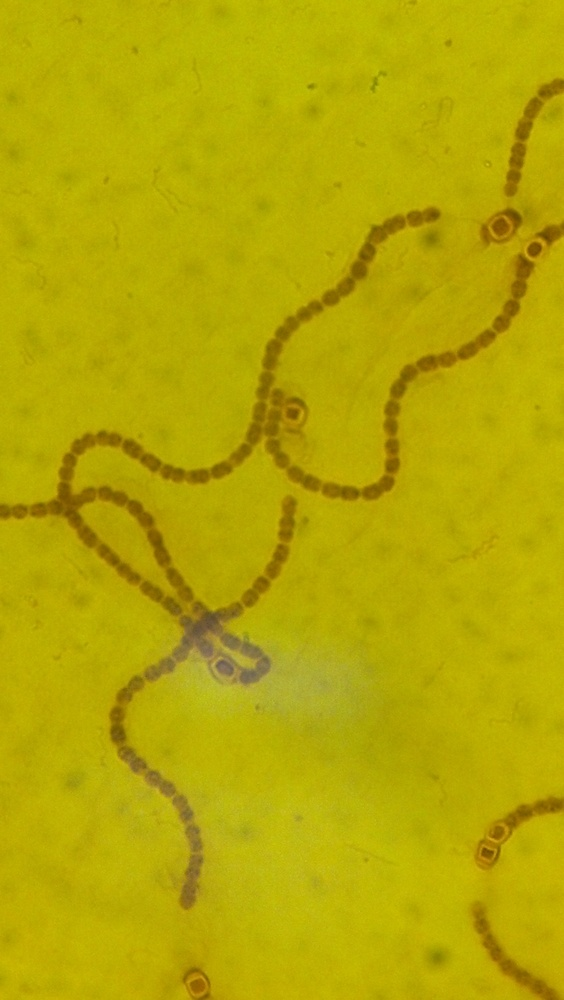
#> input picture subfolder/IMG_20140504_161239_584.jpg, 564 x 1000 px, shrunk from 1840 x 3264 before the run, found by its file name
$ jupyter execute --allow-errors ImgProc1.ipynb   (shell and % lines are left out)   (Python 2 division)   (older library calls are emulated)
#> lines starting #> are read from the running program, lines starting #| are printed output that depends on the picture; after the words box and inside, x2 and y2 are one past the last pixel; in counts of white or black regions, pixels touching at a corner belong together
# Code for DIYbio-Boston

Help code for Boston's Open-Source Science Lab, BOSSlab.

Do-it-Yourslef Biology (DIYbio) is taking off across the country. Insert Map.

Come check it out us out in Sommerville, it's open to the public. What's going to be really powerful here is code and automation: We don't have fancy robots or lab monkeys so we have to build our own. What's great about code is once implemented at BOSS, we can share freely with others across the world at no cost, allowing them to build off (This doesn't happen with equipment.)


<div>
<div style="width:20%;float:left">
    <div style="margin:10px; margin-top:60px">  </img> </div>
    <div style="margin:10px"> <p> BOSSlab's research microscope panning over agar dish </p></div>
</div>
<div style="width:40%;float:left; margin:10px">
<h3> Hardware Components </h3>
<p> Mary Tsang is a hybrid of sorts, specializing in both Biology and Art. She spent a good chunk of her college career in rainforest research and self-taught hydroponics, and has developed a passion for "do-it-yourself" biology. Since graduation, she has embarked on a documentary journey with filmmaker Benjamin Welmond. This documentary seeks to analyze the social, political, and philosophical underpinnings of DIY Biology and Bio-Art. While the documentary is in post-production mode, Mary hopes to further her career in biological research, seeking laboratory assistant/technician positions.
</p>
</div>
<div style="width:30%;float:right;margin:10px; margin-top:60px"> </img> </div>
</div>

### Images -> Data

The goal is to take pictures below and use image processing to output results: mainly distinguish between two types of cells: vegetative and heterocyst.

These guys organize in a pattern that forms naturally in the simplest organisms - cyanobacteria. We know how to add DNA to bacteria, so can we engineer a change in the pattern, and build our own?

The normal form form for data storage goes something like this
<table style="border:hidden;align-content:center;">
<tr>
<td> <b> Img Data Collection </b> </td>
<td> </td>
<td> <b> Image Processing </b> </td>
<td> <b> Advanced Img Proc </b> </td>
</tr>

<tr style="border:hidden">
<td>
    <table>
    <tr>
    <!-- <td>
    <td> Pic No. </td>
    <td> XYpos </td>
    <td> Time from Induction </td>
    </tr>
    <tr>
    <td> 000387 </td>
    <td> {1.9876, 2.3456} </td>
    <td> + 3:07 </td>
    </tr>
    <tr>
    <td> 000388 </td>
    <td> {1.9879, 2.3456} </td>
    <td> + 3:09 </td>
    </tr>
    <tr>
    <td> ... </td>
    <td> ... </td>
    <td> ... </td>
    </tr>
    </table>
</td>
<td> --- Left Join --> </td>
<td>
    <table>
    <tr>
    <td> Pic No. </td>
    <td> NumCells </td>
    <td> NumVegetative </td>
    <td> NumHeterocysts </td>
    </tr>
    <tr>
    <td> 000387 </td>
    <td> 70 </td>
    <td> 66 </td>
    <td> 4 </td>
    </tr>
    <tr>
    <td> 000388 </td>
    <td> 99 </td>
    <td> 82 </td>
    <td> 17 </td>
    </tr>
    <tr>
    <td> ... </td>
    <td> ... </td>
    <td> ... </td>
    <td> ... </td>
    </tr>
    </table
</td>
<td>
<p> Strand Id's, </p>
<p> cells dividing </p>
<p> spacing pattern </p>
</td>
</tr>
</table>

[cell 1]
import sklearn
import skimage
from skimage import io
from matplotlib import pyplot as plt

[cell 2]
img1 = skimage.io.imread("C:/users/wsutt_000/desktop/py/ipy4.27/subfolder/IMG_20140504_161239_584.jpg")
#> img1 is the input picture: shape (1000, 564, 3); mean R, G, B 180.8, 167.5, 3.9
img2 = skimage.io.imread("subfolder/IMG_20140504_161309_413.jpg")
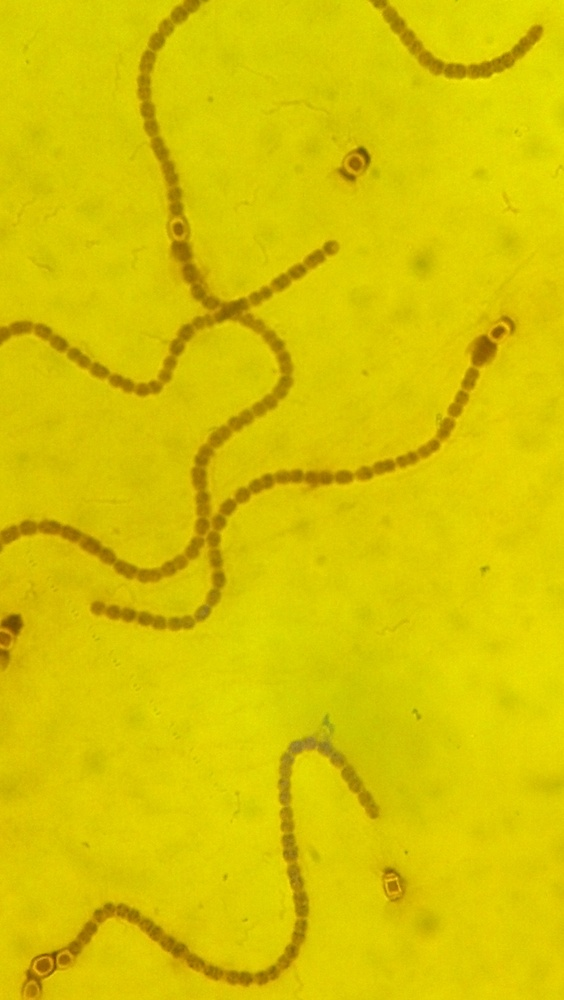
#> input picture subfolder/IMG_20140504_161309_413.jpg, 564 x 1000 px, shrunk from 1840 x 3264 before the run
#> img2 is the input picture: shape (1000, 564, 3); mean R, G, B 214.6, 197.2, 1.7

f, (plt1,plt2) = plt.subplots(nrows=1,ncols=2, figsize = (14,14))

# plt.autoscale(False)
# plt.subplots.figsize = (15,12)
plt1.imshow(img1)
plt2.imshow(img2)

f.show()

#### Grayscale

[cell 3]
img1t = skimage.color.rgb2gray(img1)
plt.imshow(img1t,cmap='gray')

[cell 4]
skimage.io.imsave('subfolder/save_img1t.jpg',img1t)

#### Sobel edge detection

[cell 5]
from skimage.filter import sobel

[cell 6]
plt.figure(figsize=(14,20))
f, (plt1,plt2, plt3) = plt.subplots(nrows = 1, ncols=3, figsize = (9,9))

plt1.imshow(sobel(img1[...,0]),cmap='gray')
plt2.imshow(sobel(img1[...,1]),cmap='gray')
plt3.imshow(sobel(img1t),cmap='gray')

f.show()

[cell 7]
plt.imshow(-1*sobel(img1t),cmap='gray')

#### Clear Borders

[cell 8]
from skimage.segmentation import clear_border

#> (a cell that did not finish here is left out)

[cell 10]
cb1 = clear_border(img1t,buffer_size=20)
#> cb1: shape (1000, 564) float64; every value is 0

[cell 11]
plt.imshow(cb1)

#### New Technique

[cell 12]
from skimage.filter import  threshold_otsu, rank
from skimage.morphology import disk

[cell 13]
local = skimage.filter.rank.otsu(img1t,disk(15))
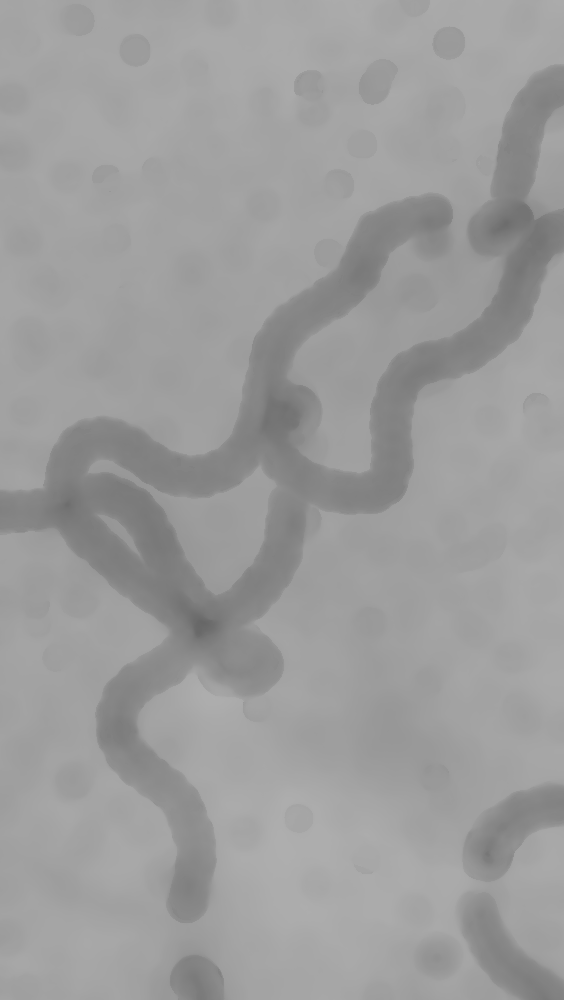
#> local: shape (1000, 564); min 103, max 174, mean 156.3

[cell 14]
plt.imshow(local)

[cell 15]
from skimage.filter import canny

[cell 16]
#try using
for i in range(1,5):
    canny1a = canny(img1t,sigma = i)
    print i, canny1a.cumsum()
#> this loop made 4 passes
#> (printed output is left out)
#> pass 1, `canny1a = canny(img1t,sigma = i)`:
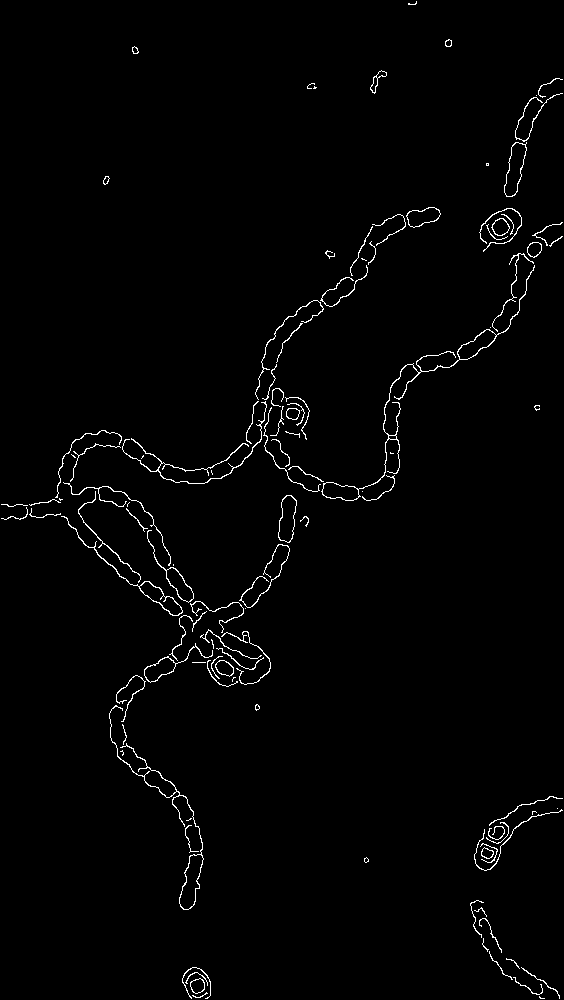
#> canny1a: shape (1000, 564) bool; 1.5% white in thin lines or dots
#> after the loop: canny1a: shape (1000, 564) bool; every value is 0

[cell 17]
for i in range(2,10, 2):

    canny1a = canny(img1t,sigma = i/100)

    f, (plt1,plt2) = plt.subplots(nrows=1,ncols=2, figsize = (10,10))

    plt1.imshow(img1t,cmap='gray')
    plt2.imshow(canny1a,cmap='gray')

    print i/100
    f.show()
#> this loop made 4 passes
#> pass 1, `canny1a = canny(img1t,sigma = i/100)`:
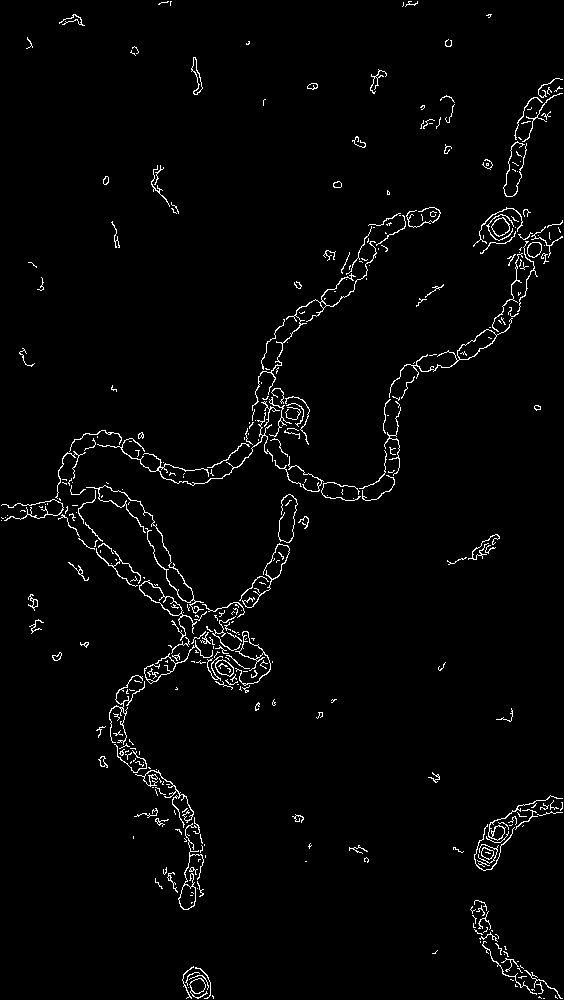
#> canny1a: shape (1000, 564) bool; 2.3% white in thin lines or dots

[cell 18]
print img1t.shape
#| (1000, 564)
print img1t
#> (printed output is left out)
plt.imshow(img1t,cmap='gray')

[cell 19]
skimage.filter.threshold_otsu(img1t)
#> Out = 0.538

[cell 20]
otsu_thresh = skimage.filter.threshold_otsu(img1t)
#> otsu_thresh = 0.538
otsu_img1t = img1t > otsu_thresh
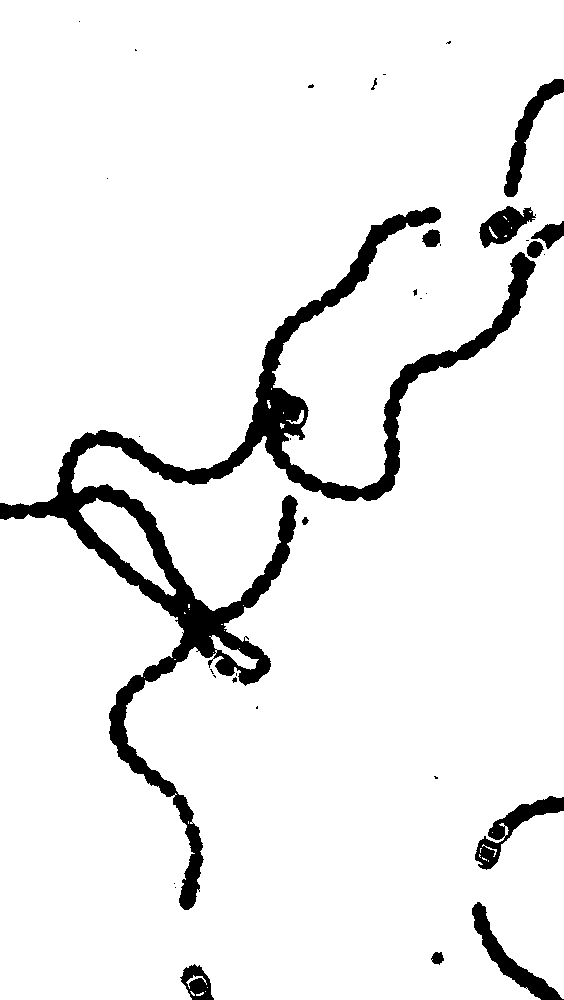
#> otsu_img1t: shape (1000, 564) bool; 92.9% white; 34 black regions (22 under 20 px), largest, box (x1, y1, x2, y2) and area: (0, 207, 536, 910) 31677, (472, 902, 564, 1000) 1904, (475, 796, 564, 870) 1784
plt.figure(figsize = (10,10))
plt.imshow(otsu_img1t,cmap='gray')

[cell 21]
from skimage.morphology import medial_axis

[cell 22]
myaxis = medial_axis(otsu_img1t,return_distance = True)
# print myaxis.cumsum()
print myaxis
#> (printed output is left out)
f,(plt0, plt1,plt2) = plt.subplots(nrows = 1,ncols = 3)
plt0.imshow(otsu_img1t,cmap='gray')
plt1.imshow(myaxis[0],cmap='gray')
plt2.imshow(myaxis[1],cmap='gray')
f.show()

[cell 23]
plt.imshow(myaxis[1],cmap='gray')
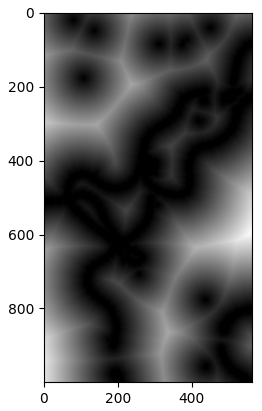
#> figure drawn by matplotlib, 1 panel

[cell 24]
otsu_thresh = skimage.filter.threshold_otsu(myaxis[1])
#> otsu_thresh = 61.01
otsu_thresh
#> Out = 61.01

[cell 25]
otsu_thresh = 30  #thresh needs to be much lower
otsu_myaxis = myaxis[1]> otsu_thresh
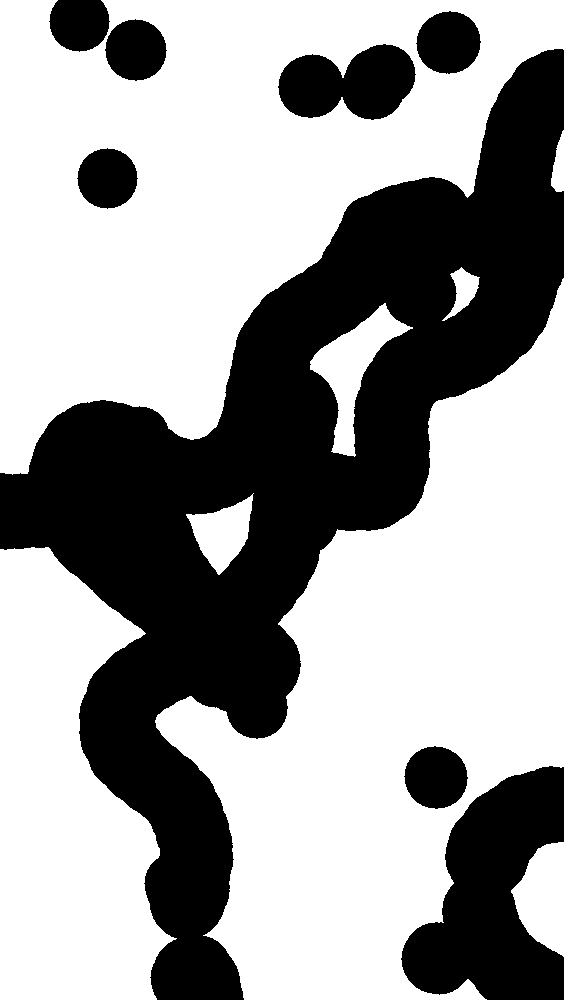
#> otsu_myaxis: shape (1000, 564) bool; 62.1% white; 8 black regions, largest, box (x1, y1, x2, y2) and area: (0, 49, 564, 1000) 168577, (401, 766, 564, 1000) 23093, (278, 44, 416, 120) 7424
print otsu_myaxis
#> (printed output is left out)
plt.figure(figsize=(10,10))
plt.imshow(otsu_myaxis,cmap='gray')

#> (a cell that did not finish here is left out)

#> (a cell that did not finish here is left out)

[cell 28]
mymedial = medial_axis(otsu_myaxis,return_distance=True)

[cell 29]
plt.imshow(mymedial[0],cmap='gray')
plt.show()
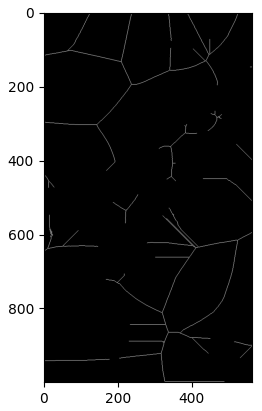
#> figure drawn by matplotlib, 1 panel
plt.imshow(mymedial[1],cmap='gray')
plt.show()
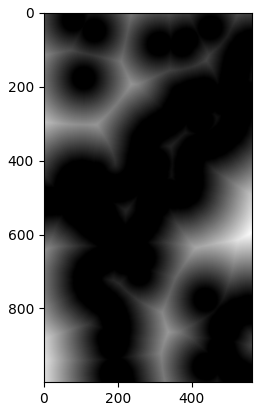
#> figure drawn by matplotlib, 1 panel

[cell 30]
from skimage.segmentation import clear_border

[cell 31]
otsu_thresh = skimage.filter.threshold_otsu(img1t)
#> otsu_thresh = 0.538
otsu_img1t = img1t > otsu_thresh
plt.figure(figsize = (3,3))
plt.imshow(otsu_img1t,cmap='gray')
plt.show()
print otsu_img1t
#> (printed output is left out)
print otsu_img1t.cumsum()
#> (printed output is left out)

[cell 32]
jose = ((otsu_img1t * 1) - 1) * -1
plt.imshow(jose,cmap='gray')
jose.cumsum()

[cell 33]
plt.imshow(img1t)

[cell 34]
skimage.io.imsave("subfolder/img1t.jpg",img1t)

#> (a cell that did not finish here is left out)

[cell 36]
wimg = None
#> (the rest of this cell did not finish here and is left out)

[cell 37]
from skimage.morphology import skeletonize

[cell 38]
skeletor = skeletonize(otsu_img1t)
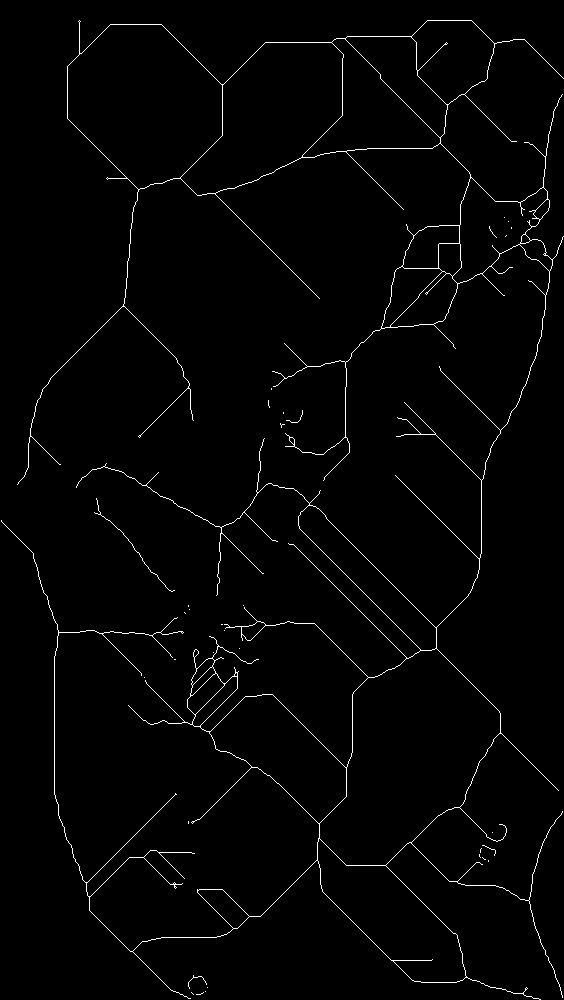
#> skeletor: shape (1000, 564) bool; 1.6% white in thin lines or dots

[cell 39]
f,(plt1,plt2) = plt.subplots(nrows=1,ncols=2,figsize=(10,10))
plt1.imshow(otsu_img1t,cmap='gray')
plt2.imshow(skeletor,cmap='gray')
f.show()

[cell 40]
plt.imshow(otsu_img1t)

[cell 41]
from scipy import ndimage

[cell 42]
for i in range (1,15,3):
    gauss = ndimage.gaussian_filter(img1t,sigma=i)
    plt.figure(figsize=(6,6))
    plt.imshow(gauss,cmap='gray')
    print i
    plt.show()
